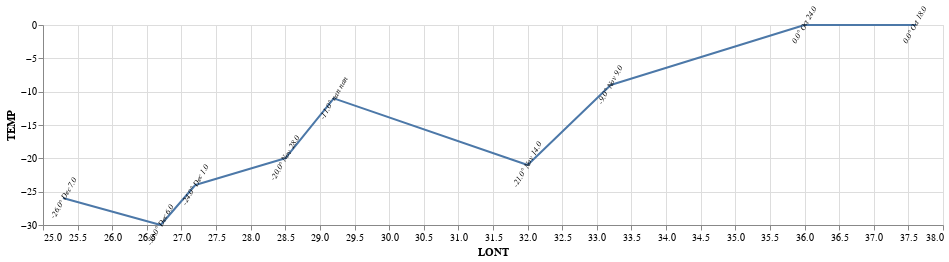

Here is the notebook cell this chart was saved with:
### Code cell
temp = temp_chart + tempText_chart
temp

### Figure 1 — Vega-Lite specification as saved in the notebook (floating-point values rounded to 4 significant figures)
{"config": {"view": {"continuousWidth": 400, "continuousHeight": 300}}, "layer": [{"data": {"name": "data-d57602e56abc96303705364738e321a0"}, "mark": "trail", "encoding": {"x": {"type": "quantitative", "field": "LONT"}, "y": {"type": "quantitative", "field": "TEMP"}}, "height": 200, "width": 900}, {"data": {"name": "data-d57602e56abc96303705364738e321a0"}, "mark": {"type": "text", "angle": 300, "color": "black", "font": "Calibri", "fontSize": 8, "fontStyle": "italic"}, "encoding": {"text": {"type": "nominal", "field": "label"}, "x": {"type": "quantitative", "field": "LONT"}, "y": {"type": "quantitative", "field": "TEMP"}}}], "$schema": "https://vega.github.io/schema/vega-lite/v4.0.2.json", "datasets": {"data-d57602e56abc96303705364738e321a0": [{"LONT": 37.6, "TEMP": 0.0, "DAYS": 6.0, "DATE": "Oct-18.0", "label": "0.0° Oct 18.0"}, {"LONT": 36.0, "TEMP": 0.0, "DAYS": 6.0, "DATE": "Oct-24.0", "label": "0.0° Oct 24.0"}, {"LONT": 33.2, "TEMP": -9.0, "DAYS": 16.0, "DATE": "Nov-9.0", "label": "-9.0° Nov 9.0"}, {"LONT": 32.0, "TEMP": -21.0, "DAYS": 5.0, "DATE": "Nov-14.0", "label": "-21.0° Nov 14.0"}, {"LONT": 29.2, "TEMP": -11.0, "DAYS": 10.0, "DATE": "nan-nan", "label": "-11.0° nan nan"}, {"LONT": 28.5, "TEMP": -20.0, "DAYS": 4.0, "DATE": "Nov-28.0", "label": "-20.0° Nov 28.0"}, {"LONT": 27.2, "TEMP": -24.0, "DAYS": 3.0, "DATE": "Dec-1.0", "label": "-24.0° Dec 1.0"}, {"LONT": 26.7, "TEMP": -30.0, "DAYS": 5.0, "DATE": "Dec-6.0", "label": "-30.0° Dec 6.0"}, {"LONT": 25.3, "TEMP": -26.0, "DAYS": 1.0, "DATE": "Dec-7.0", "label": "-26.0° Dec 7.0"}]}}
